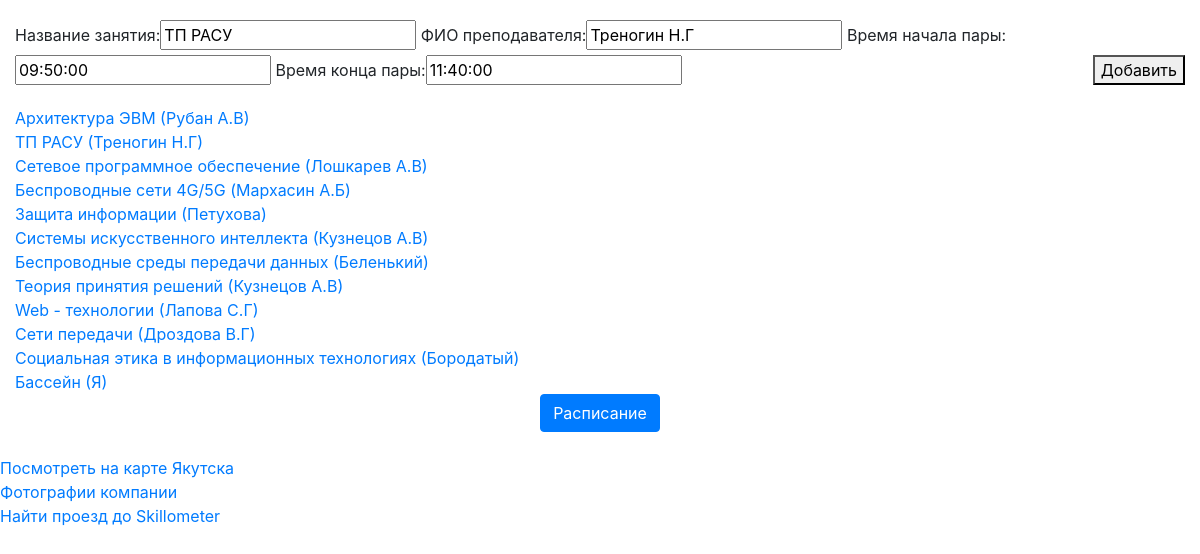
/2, run on the app's committed database.
### ivtasu/models.py (models this page shows, shortened)
class Zanyatia(models.Model):
    name = models.CharField(max_length=50, verbose_name='Название занятия')
    lector = models.CharField(max_length=50, verbose_name='ФИО преподавателя')
    time_start = models.TimeField(auto_now=False, auto_now_add=False, verbose_name='Время начала пары')
    time_end = models.TimeField(auto_now=False, auto_now_add=False, verbose_name='Время конца пары')

### ivtasu/views.py (the view, shortened to what this page needs)
# urls.py: path('', views.zan_list, name='zan_list'),
def zan_list(request, id=None):
    if id:
        form = ZanyatiaForm(instance=Zanyatia.objects.get(pk=id))
    else:
        form = ZanyatiaForm()
    perem = Zanyatia.objects.all()
    return render(request, 'ivtasu/base.html', locals())

### ivtasu/forms.py
class ZanyatiaForm(forms.ModelForm):
    class Meta:
        model = Zanyatia
        fields = ('name', 'lector', 'time_start', 'time_end')

### ivtasu/templates/ivtasu/base.html (shortened to what this page needs)
{% load static %}
{% load bootstrap4 %}
<html>
<head>
    {% bootstrap_css %}
    <link rel="stylesheet" href="{% static 'css/ivtasu.css' %}">
</head>
<body>
<div class="container-fluid">
        <div class="nazv row">
            <div class="col">
            <form method="POST">
                {{form}}
                <button>Добавить</button>
            </form>
        </div>
        </div>
        {% for p in perem %}
    <div class="row"><div class="col">
            <a href="{% url 'zan_edit' p.id %}">{{ p.name }} ({{ p.lector }})</a>
        </div> </div>
        {% endfor %}
        <div align="center"><a href="raspisanie" class="btn btn-primary" type="submit">Расписание</a></div>
</div>
<br>
<div class="aaa">
<a class="dg-widget-link" href="http://2gis.ru/yakutsk/firm/70000001044366612/center/129.75033760070804,62.03305232003997/zoom/16?utm_medium=widget-source&utm_campaign=firmsonmap&utm_source=bigMap">Посмотреть на карте Якутска</a><div class="dg-widget-link"><a href="http://2gis.ru/yakutsk/firm/70000001044366612/photos/70000001044366612/center/129.75033760070804,62.03305232003997/zoom/17?utm_medium=widget-source&utm_campaign=firmsonmap&utm_source=photos">Фотографии компании</a></div><div class="dg-widget-link"><a href="http://2gis.ru/yakutsk/center/129.750345,62.032867/zoom/16/routeTab/rsType/bus/to/129.750345,62.032867╎Skillometer?utm_medium=widget-source&utm_campaign=firmsonmap&utm_source=route">Найти проезд до Skillometer</a></div>
</div>
<div id="map" style="width: 600px; height: 400px" ></div>
</body>
</html>

### ivtasu/static/css/ivtasu.css (style rules this page uses)
.nazv { padding-top:20px; }
button { float: right; }

### data on the page
Zanyatia: name "ТП РАСУ", lector "Треногин Н.Г", time_start "09:50:00", time_end "11:40:00"
Zanyatia: name "Архитектура ЭВМ", lector "Рубан А.В"
Zanyatia: name "Сетевое программное обеспечение", lector "Лошкарев А.В"
Zanyatia: name "Беспроводные сети 4G/5G", lector "Мархасин А.Б"
Zanyatia: name "Защита информации", lector "Петухова"
Zanyatia: name "Системы искусственного интеллекта", lector "Кузнецов А.В"
Zanyatia: name "Беспроводные среды передачи данных", lector "Беленький"
Zanyatia: name "Теория принятия решений", lector "Кузнецов А.В"
Zanyatia: name "Web - технологии", lector "Лапова С.Г"
Zanyatia: name "Сети передачи", lector "Дроздова В.Г"
Zanyatia: name "Социальная этика в информационных технологиях", lector "Бородатый"
Zanyatia: name "Бассейн", lector "Я"
